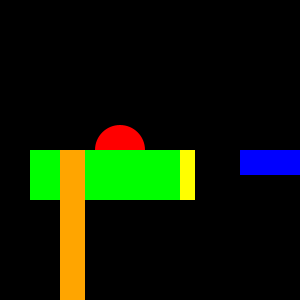
Frame 1 (no input)
Frame 60 (the mouse pressed at the canvas centre just before this capture): identical to frame 1, image omitted
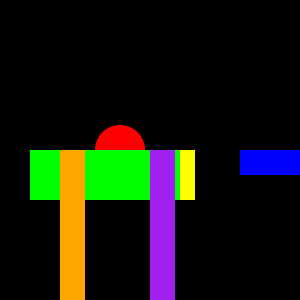
Frame 120 (the mouse held since frame 60 and released just before this capture)

The Processing sketch that drew these frames (run headless with seeded random() and noise(); from frame 60 on, the mouse is pressed at the canvas centre):

// Processing sketch: processing_18565
// ── processing_18565.pde

void setup(){
size(300,300);
}

void draw(){
  
int x = 120;
background(0);

fill(255,0,0);
noStroke();
ellipse(x, height/2, 50, 50);

fill(255,255,0);
noStroke();
rect(x+50, height/2, 25, 50);

fill(0,0,255);
noStroke();
rect(x*2, height/2, 75, 25);

fill(0,255,0);
noStroke();
rect(150-x, height/2, 150, 50);

fill(255, 165, 0);
noStroke();
rect(x/2, height/2, 25, 200);

fill(160,32,240);
noStroke();
rect(mouseX, mouseY, 25, mouseY);

}
